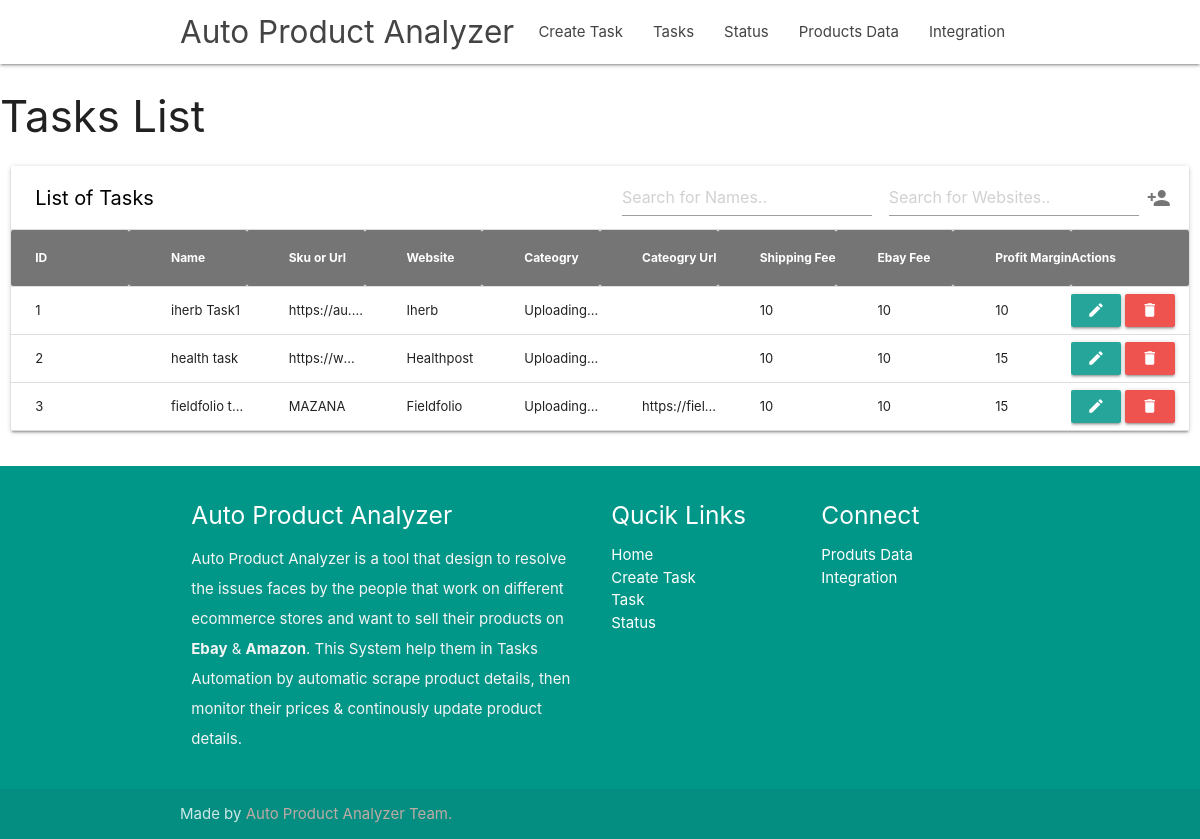
The page /tasks on the database its author committed.
### tables this page shows
CREATE TABLE tasks (id integer PRIMARY KEY AUTOINCREMENT,name varchar (255),url varchar (255),category varchar (100),website varchar (50),sub_url varchar (255),margin_fee numeric,ship_fee numeric,ebay_fee numeric);

### auto_analyzer.py (the view)
@ app.route('/tasks')
def tasks_lists():
    tasks_list=model.get_all_tasks()
    return render_template("tasks.html",tasks_list=tasks_list)

### model.py (called while the page is built)
def get_all_tasks():
    if os.path.isfile("productanalyzer.sqlite3"):
        with sqlite3.connect("productanalyzer.sqlite3") as con:
            r1=con.execute("select *from tasks")
            result=r1.fetchall()
            return result
    else:
        initialize_db()
        get_all_tasks()

### templates/tasks.html (shortened to what this page needs)
{% extends 'layout.html' %}
{% block body %}
<div class="row">
    <h3>Tasks List</h3>
    <div id="man" class="col s12">
      <div class="card material-table">
        <div class="table-header">
          <span class="table-title">List of Tasks</span>
          <div class="actions">
            <input type="text" id="myInput" onkeyup="myFunction()" placeholder="Search for Names.." title="Search in Name">
            <input type="text" id="myInput1" onkeyup="myFunction1()" placeholder="Search for Websites.." title="Search in Website">
            <a href="/create" class="modal-trigger waves-effect btn-flat nopadding"><i class="material-icons">person_add</i></a>
          </div>
        </div>
        <table id="datatable">
          <thead>
            <tr>
              <th>ID</th>
              <th>Name</th>
              <th>Sku or Url</th>
              <th>Website</th>
              <th>Cateogry</th>
              <th>Cateogry Url</th>
              <th>Shipping Fee</th>
              <th>Ebay Fee</th>
              <th>Profit Margin</th>
              <th>Actions</th>
            </tr>
          </thead>
          <tbody>
            {% if tasks_list %}
            {% for task in tasks_list %}
            <form action="/delete" method="POST">
            <tr>
              <td name="id">{{task[0]}}</td>
              <td>{{task[1]}}</td>
              <td>{{task[2]}}</td>
              <td>{{task[4]}}</td>
              <td>{{task[3]}}</td>
              {% if task[5] %}
              <td>{{task[5]}}</td>
              {% else %}
              <td></td>
              {% endif %}
              {% if task[7] %}
              <td>{{task[7]}}</td>
              {% else %}
              <td>0</td>
              {% endif %}
              {% if task[8] %}
              <td>{{task[8]}}</td>
              {% else %}
              <td>0</td>
              {% endif %}
              {% if task[6] %}
              <td>{{task[6]}}</td>
              {% else %}
              <td>0</td>
              {% endif %}
              <td><a href="/edit/{{task[0]}}/" class="waves-effect waves-light btn-small"><i class="material-icons" style="color: #ffffff;">edit</i></a>
                <a href="/delete/{{task[0]}}/" class="waves-effect waves-light red lighten-1 btn-small"><i class="material-icons" style="color: #ffffff;">delete</i></a>
              </td>
            </tr>
           </form>
            {% endfor %}
            {% endif %}
          </tbody>
        </table>
      </div>
    </div>
  </div>
{% endblock %}

### templates/layout.html (shortened to what this page needs)
<!DOCTYPE html>
<html lang="en">
<head>
  <link  href= "{{ url_for('static',filename='css/materialize.css') }}"  type="text/css" rel="stylesheet" media="screen,projection"/>
  <link  href= "{{ url_for('static',filename='css/style.css') }}"  type="text/css" rel="stylesheet" media="screen,projection"/>
  <link rel="stylesheet" href="https://cdn.datatables.net/1.11.4/css/jquery.dataTables.min.css">
</head>
<body>
  <nav class="white" role="navigation">
    <div class="nav-wrapper container">
      <a id="logo-container" href="/" class="brand-logo">Auto Product Analyzer</a>
      <ul class="right hide-on-med-and-down">
        <li><a href="/create">Create Task</a></li>
        <li><a href="/tasks">Tasks</a></li>
        <li><a href="/task_status">Status</a></li>
        <li><a href="/product_data">Products Data</a></li>
        <li><a href="/settings">Integration</a></li>
      </ul>
    </div>
  </nav>
  {% block body %}{% endblock %}
  <footer class="page-footer teal">
    <div class="container">
      <div class="row">
        <div class="col l6 s12">
          <h5 class="white-text">Auto Product Analyzer</h5>
          <p class="grey-text text-lighten-4">Auto Product Analyzer is a tool that design to resolve the issues faces by the people that work on different ecommerce stores and want to sell their products on <b>Ebay</b> & <b>Amazon</b>. This System help them in Tasks Automation by automatic scrape product details, then monitor their prices & continously update product details.</p>
        </div>
        <div class="col l3 s12">
          <h5 class="white-text">Qucik Links</h5>
          <ul>
            <li><a class="white-text" href="/">Home</a></li>
            <li><a class="white-text" href="/create">Create Task</a></li>
            <li><a class="white-text" href="/tasks">Task</a></li>
            <li><a class="white-text" href="/task_status">Status</a></li>
          </ul>
        </div>
        <div class="col l3 s12">
          <h5 class="white-text">Connect</h5>
          <ul>
            <li><a class="white-text" href="/product_data">Produts Data</a></li>
            <li><a class="white-text" href="/settings">Integration</a></li>
          </ul>
        </div>
      </div>
    </div>
    <div class="footer-copyright">
      <div class="container">
      Made by <a class="brown-text text-lighten-3" href="http://materializecss.com">Auto Product Analyzer Team.</a>
      </div>
    </div>
  </footer>
  </body>
</html>

### static/css/style.css (style rules this page uses)
nav ul a, nav .brand-logo { color: #444; }
p { line-height: 2rem; }
footer.page-footer { margin: 0; }
div.material-table { padding: 0; }
div.material-table table { table-layout: fixed; }
div.material-table .table-header { height: 64px; padding-left: 24px; padding-right: 14px; -webkit-align-items: center; -ms-flex-align: center; align-items: center; display: flex; -webkit-display: flex; border-bottom: solid 1px #DDDDDD; }
div.material-table .table-header .actions { display: -webkit-flex; margin-left: auto; }
div.material-table .table-header .btn-flat { min-width: 36px; padding: 0 8px; }
div.material-table .table-header input { margin: 0; height: auto; }
div.material-table .table-header i { color: rgba(0, 0, 0, 0.54); font-size: 24px; }
div.material-table .table-title { font-size: 20px; color: #000; }
div.material-table table tr td { padding: 0 0 0 42px; height: 48px; font-size: 13px; color: rgba(0, 0, 0, 0.87); border-bottom: solid 1px #DDDDDD; white-space: nowrap; overflow: hidden; text-overflow: ellipsis; }
div.material-table table tr td a { color: inherit; }
div.material-table table tr td a i { font-size: 18px; color: rgba(0, 0, 0, 0.54); }
div.material-table table tr { font-size: 12px; }
div.material-table table th { font-size: 12px; font-weight: 500; color: #ffffff; background-color:#757575; cursor: pointer; white-space: nowrap; padding: 0; height: 56px; padding-left: 42px; vertical-align: middle; outline: none !important; font-weight: bold; }
div.material-table table th:first-child, div.material-table table td:first-child { padding: 0 0 0 24px; }
div.material-table table th:last-child, div.material-table table td:last-child { padding: 0 14px 0 0; }

### rows shown on the page
tasks: id "1", name "iherb Task1", url "https://au.…", website "Iherb", category "Uploading…", ship_fee "10", ebay_fee "10", margin_fee "10"
tasks: id "2", name "health task", url "https://w…", website "Healthpost", category "Uploading…", ship_fee "10", ebay_fee "10", margin_fee "15"
tasks: id "3", name "fieldfolio t…", url "MAZANA", website "Fieldfolio", category "Uploading…", sub_url "https://fiel…", ship_fee "10", ebay_fee "10", margin_fee "15"
